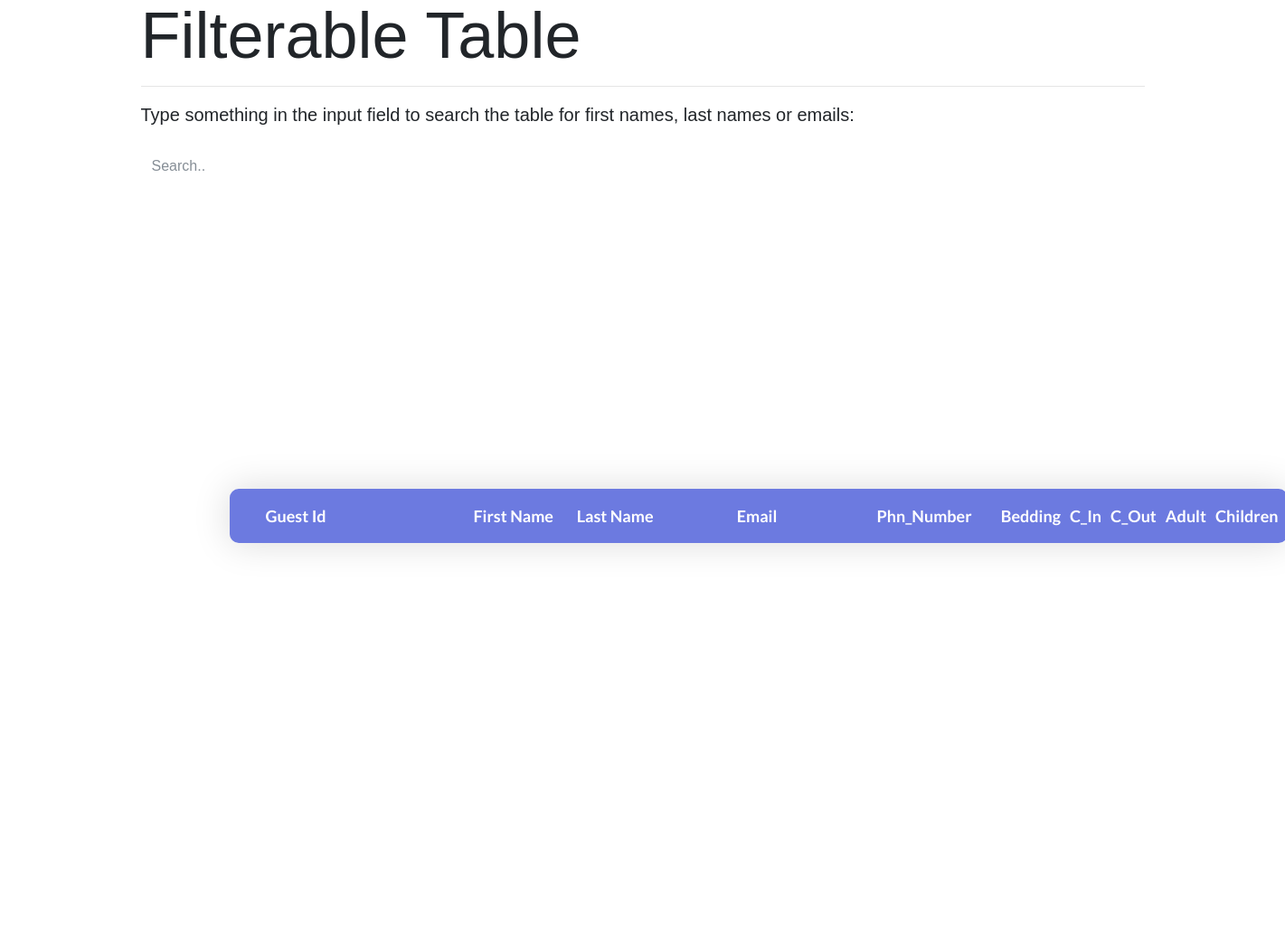
Page /resrvation_table.php on the earlier database version.
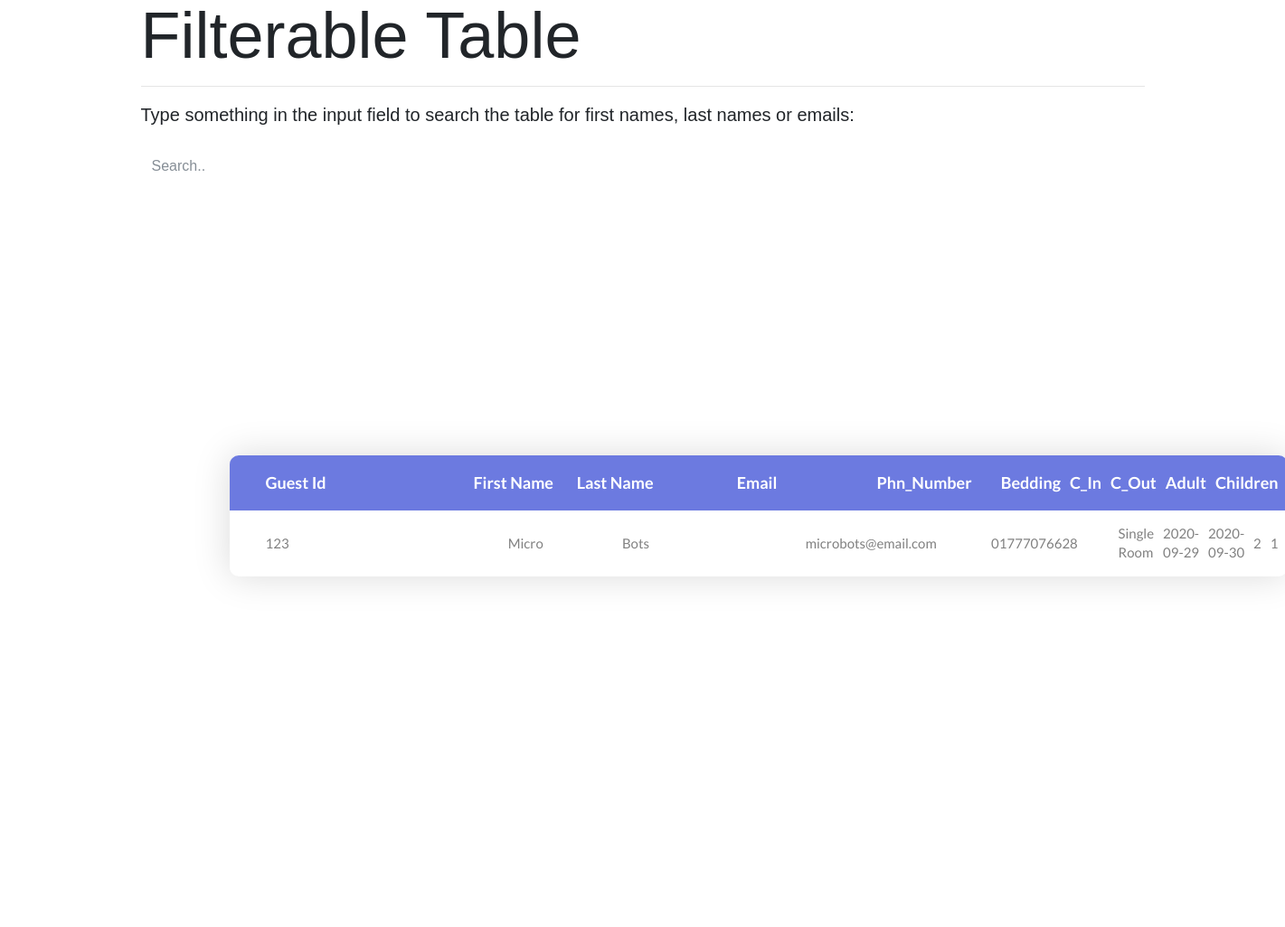
Same page on the later database version.
### tables this page shows
CREATE TABLE `roombook` (
  `id` int(10) NOT NULL,
  `guest_id` int(10) NOT NULL,
  `TRoom` varchar(20) DEFAULT NULL,
  `bedding` varchar(2) DEFAULT NULL,
  `rdate` date DEFAULT NULL,
  `cin` date DEFAULT NULL,
  `cout` date DEFAULT NULL,
  `adult` int(10) DEFAULT NULL,
  `children` int(10) DEFAULT NULL
);

CREATE TABLE `guest_info` (
  `NID` varchar(8) NOT NULL,
  `first_name` varchar(15) DEFAULT NULL,
  `last_name` varchar(15) NOT NULL,
  `email` varchar(25) NOT NULL,
  `phn_number` varchar(11) NOT NULL,
  `pass` varchar(15) DEFAULT NULL,
  `conf_pass` varchar(15) DEFAULT NULL
);

### resrvation_table.php (the view, shortened to what this page needs)
<!DOCTYPE html>
<html lang="en">
<head>
	<link rel="stylesheet" type="text/css" href="css/bootstrap.min.css">
	<link rel="stylesheet" type="text/css" href="fonts/font-awesome-4.7.0/css/font-awesome.min.css">
	<link rel="stylesheet" type="text/css" href="css/animate.css">
	<link rel="stylesheet" type="text/css" href="css/select2.min.css">
	<link rel="stylesheet" type="text/css" href="css/perfect-scrollbar.css">
	<link rel="stylesheet" type="text/css" href="css/util.css">
	<link rel="stylesheet" type="text/css" href="css/main.css">
</head>
<body>
	<div class="container">
	<h2 class="display-3">Filterable Table</h2>
	<hr>
  <p class="lead">Type something in the input field to search the table for first names, last names or emails:</p><br> </di>
  <input class="form-control" id="myInput" type="text" placeholder="Search..">
  <br>
	<div class="limiter">
		<div class="container-table100">
			<div class="wrap-table100">
				<div class="table100 ver1 m-b-110">
					<div class="table100-head">
						<table>
							<thead>
								<tr class="row100 head">
									<th class="cell100 column1">Guest Id</th>
									<th class="cell100 column2">First Name</th>
									<th class="cell100 column3">Last Name</th>
									<th class="cell100 column4">Email</th>
									<th class="cell100 column5">Phn_Number</th>
									<th class="cell100 column6">Bedding</th>
									<th class="cell100 column7">C_In</th>
									<th class="cell100 column8">C_Out</th>
									<th class="cell100 column9">Adult</th>
									<th class="cell100 column10">Children</th>
								</tr>
							</thead>
						</table>
					</div>
					<?php
                    require "connection.php";
                    $result= "SELECT r.guest_id,g.first_name,g.last_name,g.email,g.phn_number,r.TRoom,r.bedding,r.cin,r.cout,r.adult,r.children
FROM roombook AS r, guest_info AS g
WHERE r.guest_id=g.NID";
                    $query= mysqli_query($conn,$result);
                    while($row=mysqli_fetch_assoc($query)){
                    echo '<div class="table100-body js-pscroll">
						<table>
							<tbody id="myTable">
								<tr class="row100 body">
									<td class="cell100 column1">'.$row["guest_id"].'</td>
									<td class="cell100 column2">'.$row["first_name"].'</td>
									<td class="cell100 column3">'.$row["last_name"].'</td>
									<td class="cell100 column4">'.$row["email"].'</td>
									<td class="cell100 column5">'.$row["phn_number"].'</td>
									<td class="cell200 column6">'.$row["TRoom"].'</td>
									<td class="cell100 column7">'.$row["cin"].'</td>
									<td class="cell100 column8">'.$row["cout"].'</td>
									<td class="cell100 column9">'.$row["adult"].'</td>
									<td class="cell100 column10">'.$row["children"].'</td>
								</tr>
							</tbody>
						</table>
					</div>';
                }
					?>
									</div>
				</div>
			</div>
		</div>
</body>
</html>

### css/perfect-scrollbar.css (style rules this page uses)
.ps { overflow: hidden !important; overflow-anchor: none; -ms-overflow-style: none; touch-action: auto; -ms-touch-action: auto; }

### css/main.css (style rules this page uses)
* { margin: 0px; padding: 0px; box-sizing: border-box; }
body, html { height: 100%; font-family: sans-serif; }
h1,h2,h3,h4,h5,h6 { margin: 0px; }
p { margin: 0px; }
input { display: block; outline: none; border: none !important; }
.js-pscroll { position: relative; overflow: hidden; }
.limiter { width: 1366px; margin: 0 auto; }
.container-table100 { width: 100%; min-height: 100vh; background: #fff; display: -webkit-box; display: -webkit-flex; display: -moz-box; display: -ms-flexbox; display: flex; align-items: center; justify-content: center; flex-wrap: wrap; padding: 33px 30px; }
.wrap-table100 { width: 1170px; }
.table100 { background-color: #fff; }
table { width: 100%; }
th, td { font-weight: unset; padding-right: 10px; }
.column1 { width: 33%; padding-left: 40px; }
.column2 { width: 13%; }
.column3 { width: 22%; }
.column4 { width: 19%; }
.column5 { width: 13%; }
.table100-head th { padding-top: 18px; padding-bottom: 18px; }
.table100-body td { padding-top: 16px; padding-bottom: 16px; }
.table100 { position: relative; padding-top: 60px; }
.table100-head { position: absolute; width: 100%; top: 0; left: 0; }
.table100-body { max-height: 585px; overflow: auto; }
.table100.ver1 th { font-family: Lato-Bold; font-size: 18px; color: #fff; line-height: 1.4; background-color: #6c7ae0; }
.table100.ver1 td { font-family: Lato-Regular; font-size: 15px; color: #808080; line-height: 1.4; }
.table100.ver1 { border-radius: 10px; overflow: hidden; box-shadow: 0 0px 40px 0px rgba(0, 0, 0, 0.15); -moz-box-shadow: 0 0px 40px 0px rgba(0, 0, 0, 0.15); -webkit-box-shadow: 0 0px 40px 0px rgba(0, 0, 0, 0.15); -o-box-shadow: 0 0px 40px 0px rgba(0, 0, 0, 0.15); -ms-box-shadow: 0 0px 40px 0px rgba(0, 0, 0, 0.15); }

Differences in the rows shown:
added roombook: guest "123", guest_info.first_name "Micro", guest_info.last_name "Bots", guest_info.email "microbots@email.com", guest_info.phn_number "01777076628", TRoom "Single Room", cin "2020-09-29", cout "2020-09-30", adult "2", children "1"
